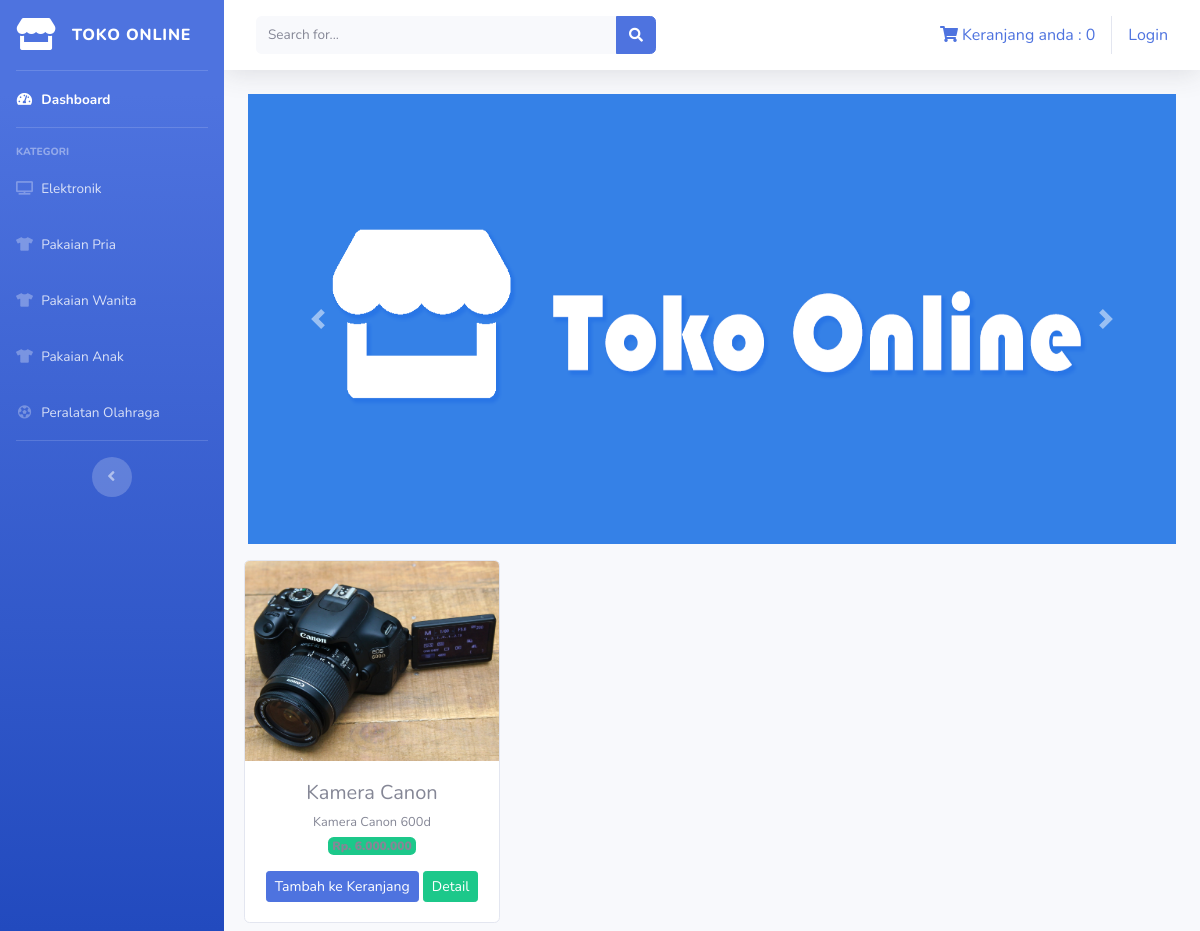
The page /toko_online/index.php/kategori/elektronik on the database its author committed.
### tables this page shows
CREATE TABLE `tb_barang` (
  `id_brg` int(11) NOT NULL,
  `nama_brg` varchar(120) NOT NULL,
  `keterangan` varchar(225) NOT NULL,
  `kategori` varchar(60) NOT NULL,
  `harga` int(11) NOT NULL,
  `stok` int(4) NOT NULL,
  `gambar` text NOT NULL
);

### toko_online/application/controllers/kategori.php (called while the page is built, shortened)
<?php
class Kategori extends CI_Controller
{
    public function elektronik(){
        $data['elektronik'] = $this->model_kategori->data_elektronik()->result();
        $this->load->view('templates/header');
        $this->load->view('templates/sidebar');
        $this->load->view('elektronik',$data);
        $this->load->view('templates/footer');
    }
}

### toko_online/index.php (called while the page is built, shortened)
<?php
require_once BASEPATH.'core/CodeIgniter.php';

### toko_online/application/models/model_kategori.php (called while the page is built, shortened)
<?php
class Model_kategori extends CI_Model
{
    public function data_elektronik(){
        return $this->db->get_where("tb_barang",array('kategori'=>'elektronik'));
    }
}

### toko_online/application/views/elektronik.php (the view, shortened to what this page needs)
<div class="container-fluid">
        <div id="carouselExampleInterval" class="carousel slide" data-bs-ride="carousel">
            <div class="carousel-inner">
                <div class="carousel-item active" data-bs-interval="10000">
                <img width="100%" height="450px" src="<?php echo base_url('assets/img/slider1.png')?>"class="d-block w-100" alt="...">
                </div>
            </div>
            <a class="carousel-control-prev" role="button" href="#carouselExampleInterval"  data-slide="prev">
                <span class="carousel-control-prev-icon" aria-hidden="true"></span>
            </a>
            <a class="carousel-control-next" role="button" href="#carouselExampleInterval"  data-slide="next">
                <span class="carousel-control-next-icon" aria-hidden="true"></span>
            </a>
        </div>
    <div class="row text-center mt-3">
        <?php foreach ($elektronik as $brg) : ?>
            <div class="card ml-2 mb-2" style="width: 16rem;">
                <img width="200px" height="200px" src="<?php echo base_url().'/uploads/'.$brg->gambar ?>" class="card-img-top" alt="...">
                <div class="card-body">
                    <h5 class="card-title mb-1"><?php echo $brg->nama_brg ?></h5>
                    <small><?php echo $brg->keterangan ?></small><br>
                    <span class="badge bg-success mb-3"> <b>Rp. <?php echo number_format($brg->harga, 0,',','.') ?></b></span><br>
                   <?php echo anchor('dashboard/tambah_ke_keranjang/'.$brg->id_brg, '<div class="btn btn-sm btn-primary">Tambah ke Keranjang</div>') ?>
                   <?php echo anchor('dashboard/detail/'.$brg->id_brg, '<div class="btn btn-sm btn-success">Detail</div>') ?>
                </div>
                </div>
        <?php endforeach ?>
    </div>
</div>

### rows shown on the page
tb_barang: gambar (picture), nama_brg "Kamera Canon", keterangan "Kamera Canon 600d", harga "6.000.000", id_brg "Tambah ke Keranjang", id_brg "Detail"

### other values the page prints
$this->cart->total_items() "0"
anchor('auth/login','Login') "Login"
